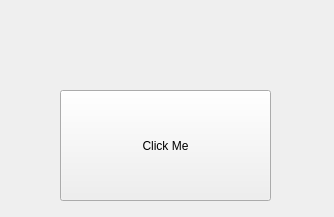
<?xml version="1.0" encoding="UTF-8"?>
<ui version="4.0">
 <class>MainWindow</class>
 <widget class="QMainWindow" name="MainWindow">
  <property name="geometry">
   <rect>
    <x>0</x>
    <y>0</y>
    <width>334</width>
    <height>217</height>
   </rect>
  </property>
  <property name="windowTitle">
   <string>MainWindow</string>
  </property>
  <widget class="QWidget" name="centralwidget">
   <widget class="QPushButton" name="pushButton">
    <property name="geometry">
     <rect>
      <x>60</x>
      <y>90</y>
      <width>211</width>
      <height>111</height>
     </rect>
    </property>
    <property name="text">
     <string>Click Me</string>
    </property>
   </widget>
   <widget class="QLabel" name="label">
    <property name="geometry">
     <rect>
      <x>70</x>
      <y>20</y>
      <width>191</width>
      <height>61</height>
     </rect>
    </property>
    <property name="text">
     <string/>
    </property>
   </widget>
  </widget>
 </widget>
 <resources/>
 <connections>
  <connection>
   <sender>pushButton</sender>
   <signal>clicked()</signal>
   <receiver>MainWindow</receiver>
   <slot>close()</slot>
   <hints>
    <hint type="sourcelabel">
     <x>165</x>
     <y>95</y>
    </hint>
    <hint type="destinationlabel">
     <x>166</x>
     <y>108</y>
    </hint>
   </hints>
  </connection>
 </connections>
</ui>
